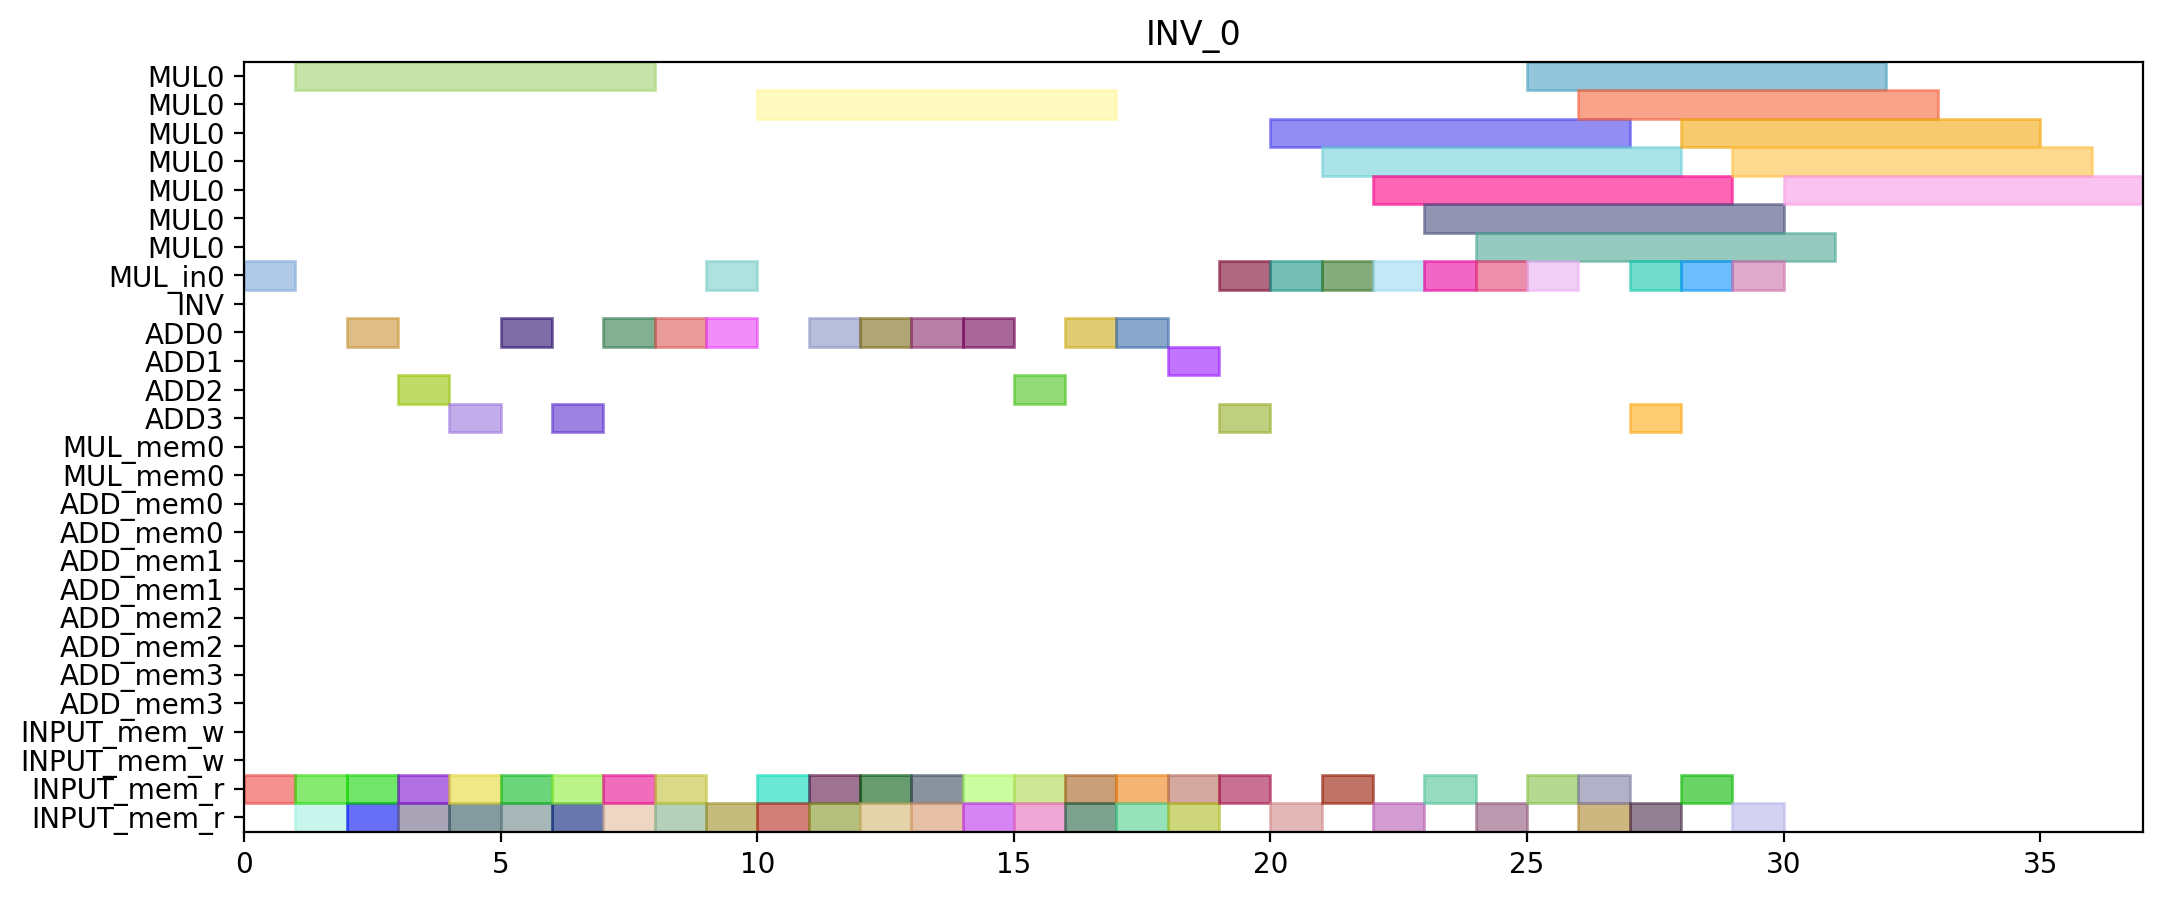

Python code for this plot:
from pyschedule import Scenario, solvers, plotters, alt


def solve():
	horizon = 236
	S = Scenario("INV_0", horizon=horizon)

	# resource
	MUL = S.Resources('MUL', num=1, size=7)
	MUL_in = S.Resources('MUL_in', num=1)
	INV = S.Resource('INV')
	ADD = S.Resources('ADD', num=4, periods=range(1, horizon))
	MUL_mem = S.Resources('MUL_mem', num=1, size=2)
	ADD_mem = S.Resources('ADD_mem', num=4, size=2)
	INPUT_mem_w = S.Resource('INPUT_mem_w', size=2)
	INPUT_mem_r = S.Resource('INPUT_mem_r', size=2)

	# result of previous scheduling

	# new tasks
	c_aa_t0_t0_t0_in = S.Task('c_aa_t0_t0_t0_in', length=1, delay_cost=1)
	c_aa_t0_t0_t0_in += alt(MUL_in)
	c_aa_t0_t0_t0 = S.Task('c_aa_t0_t0_t0', length=7, delay_cost=1)
	c_aa_t0_t0_t0 += alt(MUL)
	S += c_aa_t0_t0_t0>=c_aa_t0_t0_t0_in

	c_aa_t0_t0_t0_mem0 = S.Task('c_aa_t0_t0_t0_mem0', length=1, delay_cost=1)
	c_aa_t0_t0_t0_mem0 += INPUT_mem_r
	S += c_aa_t0_t0_t0_mem0 <= c_aa_t0_t0_t0

	c_aa_t0_t0_t1_in = S.Task('c_aa_t0_t0_t1_in', length=1, delay_cost=1)
	c_aa_t0_t0_t1_in += alt(MUL_in)
	c_aa_t0_t0_t1 = S.Task('c_aa_t0_t0_t1', length=7, delay_cost=1)
	c_aa_t0_t0_t1 += alt(MUL)
	S += c_aa_t0_t0_t1>=c_aa_t0_t0_t1_in

	c_aa_t0_t0_t1_mem0 = S.Task('c_aa_t0_t0_t1_mem0', length=1, delay_cost=1)
	c_aa_t0_t0_t1_mem0 += INPUT_mem_r
	S += c_aa_t0_t0_t1_mem0 <= c_aa_t0_t0_t1

	c_aa_t0_t0_t2 = S.Task('c_aa_t0_t0_t2', length=1, delay_cost=1)
	c_aa_t0_t0_t2 += alt(ADD)

	c_aa_t0_t0_t2_mem0 = S.Task('c_aa_t0_t0_t2_mem0', length=1, delay_cost=1)
	c_aa_t0_t0_t2_mem0 += INPUT_mem_r
	S += c_aa_t0_t0_t2_mem0 <= c_aa_t0_t0_t2

	c_aa_t0_t0_t2_mem1 = S.Task('c_aa_t0_t0_t2_mem1', length=1, delay_cost=1)
	c_aa_t0_t0_t2_mem1 += INPUT_mem_r
	S += c_aa_t0_t0_t2_mem1 <= c_aa_t0_t0_t2

	c_aa_t0_t0_t3 = S.Task('c_aa_t0_t0_t3', length=1, delay_cost=1)
	c_aa_t0_t0_t3 += alt(ADD)

	c_aa_t0_t0_t3_mem0 = S.Task('c_aa_t0_t0_t3_mem0', length=1, delay_cost=1)
	c_aa_t0_t0_t3_mem0 += INPUT_mem_r
	S += c_aa_t0_t0_t3_mem0 <= c_aa_t0_t0_t3

	c_aa_t0_t0_t3_mem1 = S.Task('c_aa_t0_t0_t3_mem1', length=1, delay_cost=1)
	c_aa_t0_t0_t3_mem1 += INPUT_mem_r
	S += c_aa_t0_t0_t3_mem1 <= c_aa_t0_t0_t3

	c_aa_t0_t1_t0_in = S.Task('c_aa_t0_t1_t0_in', length=1, delay_cost=1)
	c_aa_t0_t1_t0_in += alt(MUL_in)
	c_aa_t0_t1_t0 = S.Task('c_aa_t0_t1_t0', length=7, delay_cost=1)
	c_aa_t0_t1_t0 += alt(MUL)
	S += c_aa_t0_t1_t0>=c_aa_t0_t1_t0_in

	c_aa_t0_t1_t0_mem0 = S.Task('c_aa_t0_t1_t0_mem0', length=1, delay_cost=1)
	c_aa_t0_t1_t0_mem0 += INPUT_mem_r
	S += c_aa_t0_t1_t0_mem0 <= c_aa_t0_t1_t0

	c_aa_t0_t1_t1_in = S.Task('c_aa_t0_t1_t1_in', length=1, delay_cost=1)
	c_aa_t0_t1_t1_in += alt(MUL_in)
	c_aa_t0_t1_t1 = S.Task('c_aa_t0_t1_t1', length=7, delay_cost=1)
	c_aa_t0_t1_t1 += alt(MUL)
	S += c_aa_t0_t1_t1>=c_aa_t0_t1_t1_in

	c_aa_t0_t1_t1_mem0 = S.Task('c_aa_t0_t1_t1_mem0', length=1, delay_cost=1)
	c_aa_t0_t1_t1_mem0 += INPUT_mem_r
	S += c_aa_t0_t1_t1_mem0 <= c_aa_t0_t1_t1

	c_aa_t0_t1_t2 = S.Task('c_aa_t0_t1_t2', length=1, delay_cost=1)
	c_aa_t0_t1_t2 += alt(ADD)

	c_aa_t0_t1_t2_mem0 = S.Task('c_aa_t0_t1_t2_mem0', length=1, delay_cost=1)
	c_aa_t0_t1_t2_mem0 += INPUT_mem_r
	S += c_aa_t0_t1_t2_mem0 <= c_aa_t0_t1_t2

	c_aa_t0_t1_t2_mem1 = S.Task('c_aa_t0_t1_t2_mem1', length=1, delay_cost=1)
	c_aa_t0_t1_t2_mem1 += INPUT_mem_r
	S += c_aa_t0_t1_t2_mem1 <= c_aa_t0_t1_t2

	c_aa_t0_t1_t3 = S.Task('c_aa_t0_t1_t3', length=1, delay_cost=1)
	c_aa_t0_t1_t3 += alt(ADD)

	c_aa_t0_t1_t3_mem0 = S.Task('c_aa_t0_t1_t3_mem0', length=1, delay_cost=1)
	c_aa_t0_t1_t3_mem0 += INPUT_mem_r
	S += c_aa_t0_t1_t3_mem0 <= c_aa_t0_t1_t3

	c_aa_t0_t1_t3_mem1 = S.Task('c_aa_t0_t1_t3_mem1', length=1, delay_cost=1)
	c_aa_t0_t1_t3_mem1 += INPUT_mem_r
	S += c_aa_t0_t1_t3_mem1 <= c_aa_t0_t1_t3

	c_aa_t0_t20 = S.Task('c_aa_t0_t20', length=1, delay_cost=1)
	c_aa_t0_t20 += alt(ADD)

	c_aa_t0_t20_mem0 = S.Task('c_aa_t0_t20_mem0', length=1, delay_cost=1)
	c_aa_t0_t20_mem0 += INPUT_mem_r
	S += c_aa_t0_t20_mem0 <= c_aa_t0_t20

	c_aa_t0_t20_mem1 = S.Task('c_aa_t0_t20_mem1', length=1, delay_cost=1)
	c_aa_t0_t20_mem1 += INPUT_mem_r
	S += c_aa_t0_t20_mem1 <= c_aa_t0_t20

	c_aa_t0_t21 = S.Task('c_aa_t0_t21', length=1, delay_cost=1)
	c_aa_t0_t21 += alt(ADD)

	c_aa_t0_t21_mem0 = S.Task('c_aa_t0_t21_mem0', length=1, delay_cost=1)
	c_aa_t0_t21_mem0 += INPUT_mem_r
	S += c_aa_t0_t21_mem0 <= c_aa_t0_t21

	c_aa_t0_t21_mem1 = S.Task('c_aa_t0_t21_mem1', length=1, delay_cost=1)
	c_aa_t0_t21_mem1 += INPUT_mem_r
	S += c_aa_t0_t21_mem1 <= c_aa_t0_t21

	c_aa_t0_t30 = S.Task('c_aa_t0_t30', length=1, delay_cost=1)
	c_aa_t0_t30 += alt(ADD)

	c_aa_t0_t30_mem0 = S.Task('c_aa_t0_t30_mem0', length=1, delay_cost=1)
	c_aa_t0_t30_mem0 += INPUT_mem_r
	S += c_aa_t0_t30_mem0 <= c_aa_t0_t30

	c_aa_t0_t30_mem1 = S.Task('c_aa_t0_t30_mem1', length=1, delay_cost=1)
	c_aa_t0_t30_mem1 += INPUT_mem_r
	S += c_aa_t0_t30_mem1 <= c_aa_t0_t30

	c_aa_t0_t31 = S.Task('c_aa_t0_t31', length=1, delay_cost=1)
	c_aa_t0_t31 += alt(ADD)

	c_aa_t0_t31_mem0 = S.Task('c_aa_t0_t31_mem0', length=1, delay_cost=1)
	c_aa_t0_t31_mem0 += INPUT_mem_r
	S += c_aa_t0_t31_mem0 <= c_aa_t0_t31

	c_aa_t0_t31_mem1 = S.Task('c_aa_t0_t31_mem1', length=1, delay_cost=1)
	c_aa_t0_t31_mem1 += INPUT_mem_r
	S += c_aa_t0_t31_mem1 <= c_aa_t0_t31

	c_aa_t1_t0_t0_in = S.Task('c_aa_t1_t0_t0_in', length=1, delay_cost=1)
	c_aa_t1_t0_t0_in += alt(MUL_in)
	c_aa_t1_t0_t0 = S.Task('c_aa_t1_t0_t0', length=7, delay_cost=1)
	c_aa_t1_t0_t0 += alt(MUL)
	S += c_aa_t1_t0_t0>=c_aa_t1_t0_t0_in

	c_aa_t1_t0_t0_mem0 = S.Task('c_aa_t1_t0_t0_mem0', length=1, delay_cost=1)
	c_aa_t1_t0_t0_mem0 += INPUT_mem_r
	S += c_aa_t1_t0_t0_mem0 <= c_aa_t1_t0_t0

	c_aa_t1_t0_t1_in = S.Task('c_aa_t1_t0_t1_in', length=1, delay_cost=1)
	c_aa_t1_t0_t1_in += alt(MUL_in)
	c_aa_t1_t0_t1 = S.Task('c_aa_t1_t0_t1', length=7, delay_cost=1)
	c_aa_t1_t0_t1 += alt(MUL)
	S += c_aa_t1_t0_t1>=c_aa_t1_t0_t1_in

	c_aa_t1_t0_t1_mem0 = S.Task('c_aa_t1_t0_t1_mem0', length=1, delay_cost=1)
	c_aa_t1_t0_t1_mem0 += INPUT_mem_r
	S += c_aa_t1_t0_t1_mem0 <= c_aa_t1_t0_t1

	c_aa_t1_t0_t2 = S.Task('c_aa_t1_t0_t2', length=1, delay_cost=1)
	c_aa_t1_t0_t2 += alt(ADD)

	c_aa_t1_t0_t2_mem0 = S.Task('c_aa_t1_t0_t2_mem0', length=1, delay_cost=1)
	c_aa_t1_t0_t2_mem0 += INPUT_mem_r
	S += c_aa_t1_t0_t2_mem0 <= c_aa_t1_t0_t2

	c_aa_t1_t0_t2_mem1 = S.Task('c_aa_t1_t0_t2_mem1', length=1, delay_cost=1)
	c_aa_t1_t0_t2_mem1 += INPUT_mem_r
	S += c_aa_t1_t0_t2_mem1 <= c_aa_t1_t0_t2

	c_aa_t1_t0_t3 = S.Task('c_aa_t1_t0_t3', length=1, delay_cost=1)
	c_aa_t1_t0_t3 += alt(ADD)

	c_aa_t1_t0_t3_mem0 = S.Task('c_aa_t1_t0_t3_mem0', length=1, delay_cost=1)
	c_aa_t1_t0_t3_mem0 += INPUT_mem_r
	S += c_aa_t1_t0_t3_mem0 <= c_aa_t1_t0_t3

	c_aa_t1_t0_t3_mem1 = S.Task('c_aa_t1_t0_t3_mem1', length=1, delay_cost=1)
	c_aa_t1_t0_t3_mem1 += INPUT_mem_r
	S += c_aa_t1_t0_t3_mem1 <= c_aa_t1_t0_t3

	c_aa_t1_t1_t0_in = S.Task('c_aa_t1_t1_t0_in', length=1, delay_cost=1)
	c_aa_t1_t1_t0_in += alt(MUL_in)
	c_aa_t1_t1_t0 = S.Task('c_aa_t1_t1_t0', length=7, delay_cost=1)
	c_aa_t1_t1_t0 += alt(MUL)
	S += c_aa_t1_t1_t0>=c_aa_t1_t1_t0_in

	c_aa_t1_t1_t0_mem0 = S.Task('c_aa_t1_t1_t0_mem0', length=1, delay_cost=1)
	c_aa_t1_t1_t0_mem0 += INPUT_mem_r
	S += c_aa_t1_t1_t0_mem0 <= c_aa_t1_t1_t0

	c_aa_t1_t1_t1_in = S.Task('c_aa_t1_t1_t1_in', length=1, delay_cost=1)
	c_aa_t1_t1_t1_in += alt(MUL_in)
	c_aa_t1_t1_t1 = S.Task('c_aa_t1_t1_t1', length=7, delay_cost=1)
	c_aa_t1_t1_t1 += alt(MUL)
	S += c_aa_t1_t1_t1>=c_aa_t1_t1_t1_in

	c_aa_t1_t1_t1_mem0 = S.Task('c_aa_t1_t1_t1_mem0', length=1, delay_cost=1)
	c_aa_t1_t1_t1_mem0 += INPUT_mem_r
	S += c_aa_t1_t1_t1_mem0 <= c_aa_t1_t1_t1

	c_aa_t1_t1_t2 = S.Task('c_aa_t1_t1_t2', length=1, delay_cost=1)
	c_aa_t1_t1_t2 += alt(ADD)

	c_aa_t1_t1_t2_mem0 = S.Task('c_aa_t1_t1_t2_mem0', length=1, delay_cost=1)
	c_aa_t1_t1_t2_mem0 += INPUT_mem_r
	S += c_aa_t1_t1_t2_mem0 <= c_aa_t1_t1_t2

	c_aa_t1_t1_t2_mem1 = S.Task('c_aa_t1_t1_t2_mem1', length=1, delay_cost=1)
	c_aa_t1_t1_t2_mem1 += INPUT_mem_r
	S += c_aa_t1_t1_t2_mem1 <= c_aa_t1_t1_t2

	c_aa_t1_t1_t3 = S.Task('c_aa_t1_t1_t3', length=1, delay_cost=1)
	c_aa_t1_t1_t3 += alt(ADD)

	c_aa_t1_t1_t3_mem0 = S.Task('c_aa_t1_t1_t3_mem0', length=1, delay_cost=1)
	c_aa_t1_t1_t3_mem0 += INPUT_mem_r
	S += c_aa_t1_t1_t3_mem0 <= c_aa_t1_t1_t3

	c_aa_t1_t1_t3_mem1 = S.Task('c_aa_t1_t1_t3_mem1', length=1, delay_cost=1)
	c_aa_t1_t1_t3_mem1 += INPUT_mem_r
	S += c_aa_t1_t1_t3_mem1 <= c_aa_t1_t1_t3

	c_aa_t1_t20 = S.Task('c_aa_t1_t20', length=1, delay_cost=1)
	c_aa_t1_t20 += alt(ADD)

	c_aa_t1_t20_mem0 = S.Task('c_aa_t1_t20_mem0', length=1, delay_cost=1)
	c_aa_t1_t20_mem0 += INPUT_mem_r
	S += c_aa_t1_t20_mem0 <= c_aa_t1_t20

	c_aa_t1_t20_mem1 = S.Task('c_aa_t1_t20_mem1', length=1, delay_cost=1)
	c_aa_t1_t20_mem1 += INPUT_mem_r
	S += c_aa_t1_t20_mem1 <= c_aa_t1_t20

	c_aa_t1_t21 = S.Task('c_aa_t1_t21', length=1, delay_cost=1)
	c_aa_t1_t21 += alt(ADD)

	c_aa_t1_t21_mem0 = S.Task('c_aa_t1_t21_mem0', length=1, delay_cost=1)
	c_aa_t1_t21_mem0 += INPUT_mem_r
	S += c_aa_t1_t21_mem0 <= c_aa_t1_t21

	c_aa_t1_t21_mem1 = S.Task('c_aa_t1_t21_mem1', length=1, delay_cost=1)
	c_aa_t1_t21_mem1 += INPUT_mem_r
	S += c_aa_t1_t21_mem1 <= c_aa_t1_t21

	c_aa_t1_t30 = S.Task('c_aa_t1_t30', length=1, delay_cost=1)
	c_aa_t1_t30 += alt(ADD)

	c_aa_t1_t30_mem0 = S.Task('c_aa_t1_t30_mem0', length=1, delay_cost=1)
	c_aa_t1_t30_mem0 += INPUT_mem_r
	S += c_aa_t1_t30_mem0 <= c_aa_t1_t30

	c_aa_t1_t30_mem1 = S.Task('c_aa_t1_t30_mem1', length=1, delay_cost=1)
	c_aa_t1_t30_mem1 += INPUT_mem_r
	S += c_aa_t1_t30_mem1 <= c_aa_t1_t30

	c_aa_t1_t31 = S.Task('c_aa_t1_t31', length=1, delay_cost=1)
	c_aa_t1_t31 += alt(ADD)

	c_aa_t1_t31_mem0 = S.Task('c_aa_t1_t31_mem0', length=1, delay_cost=1)
	c_aa_t1_t31_mem0 += INPUT_mem_r
	S += c_aa_t1_t31_mem0 <= c_aa_t1_t31

	c_aa_t1_t31_mem1 = S.Task('c_aa_t1_t31_mem1', length=1, delay_cost=1)
	c_aa_t1_t31_mem1 += INPUT_mem_r
	S += c_aa_t1_t31_mem1 <= c_aa_t1_t31

	c_aa_t2_t0_t0_in = S.Task('c_aa_t2_t0_t0_in', length=1, delay_cost=1)
	c_aa_t2_t0_t0_in += alt(MUL_in)
	c_aa_t2_t0_t0 = S.Task('c_aa_t2_t0_t0', length=7, delay_cost=1)
	c_aa_t2_t0_t0 += alt(MUL)
	S += c_aa_t2_t0_t0>=c_aa_t2_t0_t0_in

	c_aa_t2_t0_t0_mem0 = S.Task('c_aa_t2_t0_t0_mem0', length=1, delay_cost=1)
	c_aa_t2_t0_t0_mem0 += INPUT_mem_r
	S += c_aa_t2_t0_t0_mem0 <= c_aa_t2_t0_t0

	c_aa_t2_t0_t1_in = S.Task('c_aa_t2_t0_t1_in', length=1, delay_cost=1)
	c_aa_t2_t0_t1_in += alt(MUL_in)
	c_aa_t2_t0_t1 = S.Task('c_aa_t2_t0_t1', length=7, delay_cost=1)
	c_aa_t2_t0_t1 += alt(MUL)
	S += c_aa_t2_t0_t1>=c_aa_t2_t0_t1_in

	c_aa_t2_t0_t1_mem0 = S.Task('c_aa_t2_t0_t1_mem0', length=1, delay_cost=1)
	c_aa_t2_t0_t1_mem0 += INPUT_mem_r
	S += c_aa_t2_t0_t1_mem0 <= c_aa_t2_t0_t1

	c_aa_t2_t0_t2 = S.Task('c_aa_t2_t0_t2', length=1, delay_cost=1)
	c_aa_t2_t0_t2 += alt(ADD)

	c_aa_t2_t0_t2_mem0 = S.Task('c_aa_t2_t0_t2_mem0', length=1, delay_cost=1)
	c_aa_t2_t0_t2_mem0 += INPUT_mem_r
	S += c_aa_t2_t0_t2_mem0 <= c_aa_t2_t0_t2

	c_aa_t2_t0_t2_mem1 = S.Task('c_aa_t2_t0_t2_mem1', length=1, delay_cost=1)
	c_aa_t2_t0_t2_mem1 += INPUT_mem_r
	S += c_aa_t2_t0_t2_mem1 <= c_aa_t2_t0_t2

	c_aa_t2_t0_t3 = S.Task('c_aa_t2_t0_t3', length=1, delay_cost=1)
	c_aa_t2_t0_t3 += alt(ADD)

	c_aa_t2_t0_t3_mem0 = S.Task('c_aa_t2_t0_t3_mem0', length=1, delay_cost=1)
	c_aa_t2_t0_t3_mem0 += INPUT_mem_r
	S += c_aa_t2_t0_t3_mem0 <= c_aa_t2_t0_t3

	c_aa_t2_t0_t3_mem1 = S.Task('c_aa_t2_t0_t3_mem1', length=1, delay_cost=1)
	c_aa_t2_t0_t3_mem1 += INPUT_mem_r
	S += c_aa_t2_t0_t3_mem1 <= c_aa_t2_t0_t3

	c_aa_t2_t1_t0_in = S.Task('c_aa_t2_t1_t0_in', length=1, delay_cost=1)
	c_aa_t2_t1_t0_in += alt(MUL_in)
	c_aa_t2_t1_t0 = S.Task('c_aa_t2_t1_t0', length=7, delay_cost=1)
	c_aa_t2_t1_t0 += alt(MUL)
	S += c_aa_t2_t1_t0>=c_aa_t2_t1_t0_in

	c_aa_t2_t1_t0_mem0 = S.Task('c_aa_t2_t1_t0_mem0', length=1, delay_cost=1)
	c_aa_t2_t1_t0_mem0 += INPUT_mem_r
	S += c_aa_t2_t1_t0_mem0 <= c_aa_t2_t1_t0

	c_aa_t2_t1_t1_in = S.Task('c_aa_t2_t1_t1_in', length=1, delay_cost=1)
	c_aa_t2_t1_t1_in += alt(MUL_in)
	c_aa_t2_t1_t1 = S.Task('c_aa_t2_t1_t1', length=7, delay_cost=1)
	c_aa_t2_t1_t1 += alt(MUL)
	S += c_aa_t2_t1_t1>=c_aa_t2_t1_t1_in

	c_aa_t2_t1_t1_mem0 = S.Task('c_aa_t2_t1_t1_mem0', length=1, delay_cost=1)
	c_aa_t2_t1_t1_mem0 += INPUT_mem_r
	S += c_aa_t2_t1_t1_mem0 <= c_aa_t2_t1_t1

	solvers.mip.solve(S,msg=1,kind='CPLEX',ratio_gap=1.01)

	solution = [['hoge']*len(S.solution()[1]) for i in range(len(S.solution()))]
	for i in range(len(S.solution())):
		for j in range(len(S.solution()[i])):
			solution[i][j]=str(S.solution()[i][j])
	print(solution)

	cycles = int(solution[-1][3])

	pic_file_name = "/home/mfukuda/pairing_automation_design2/bls24-315/scheduling/INV_mul1_add4/INV_0.png"
	if(S.solution() != []):
		plotters.matplotlib.plot(S,img_filename=pic_file_name, vertical_text=True, fig_size=(cycles*0.25+3, 5), show_task_labels=False)

	return solution
